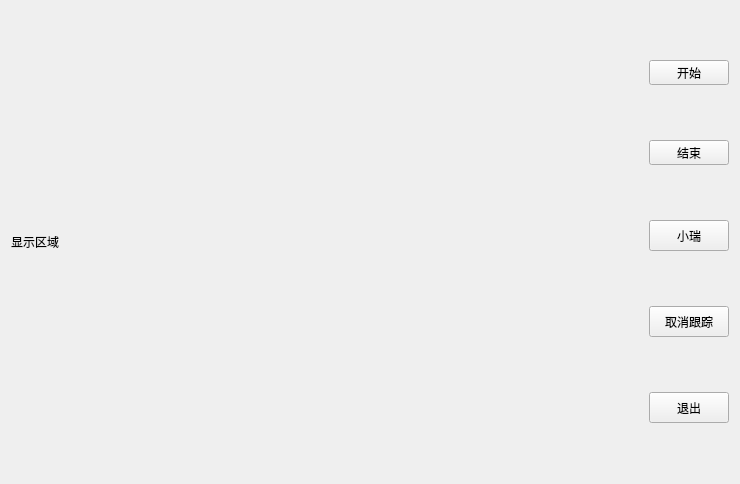
<?xml version="1.0" encoding="UTF-8"?>
<ui version="4.0">
 <class>Widget</class>
 <widget class="QWidget" name="Widget">
  <property name="geometry">
   <rect>
    <x>0</x>
    <y>0</y>
    <width>740</width>
    <height>484</height>
   </rect>
  </property>
  <property name="windowTitle">
   <string>Widget</string>
  </property>
  <layout class="QHBoxLayout" name="horizontalLayout">
   <item>
    <widget class="QLabel" name="inferLabel">
     <property name="minimumSize">
      <size>
       <width>601</width>
       <height>401</height>
      </size>
     </property>
     <property name="text">
      <string>显示区域</string>
     </property>
    </widget>
   </item>
   <item>
    <layout class="QVBoxLayout" name="verticalLayout">
     <item>
      <widget class="QPushButton" name="btnStart">
       <property name="maximumSize">
        <size>
         <width>80</width>
         <height>25</height>
        </size>
       </property>
       <property name="text">
        <string>开始</string>
       </property>
      </widget>
     </item>
     <item>
      <widget class="QPushButton" name="btnStop">
       <property name="maximumSize">
        <size>
         <width>80</width>
         <height>25</height>
        </size>
       </property>
       <property name="text">
        <string>结束</string>
       </property>
      </widget>
     </item>
     <item>
      <widget class="QPushButton" name="btnllm">
       <property name="maximumSize">
        <size>
         <width>80</width>
         <height>31</height>
        </size>
       </property>
       <property name="text">
        <string>小瑞</string>
       </property>
      </widget>
     </item>
     <item>
      <widget class="QPushButton" name="cancelTrackingButton">
       <property name="maximumSize">
        <size>
         <width>80</width>
         <height>31</height>
        </size>
       </property>
       <property name="text">
        <string>取消跟踪</string>
       </property>
      </widget>
     </item>
     <item>
      <widget class="QPushButton" name="exitbt">
       <property name="maximumSize">
        <size>
         <width>80</width>
         <height>31</height>
        </size>
       </property>
       <property name="text">
        <string>退出</string>
       </property>
      </widget>
     </item>
    </layout>
   </item>
  </layout>
 </widget>
 <layoutdefault spacing="6" margin="11"/>
 <resources/>
 <connections/>
</ui>
